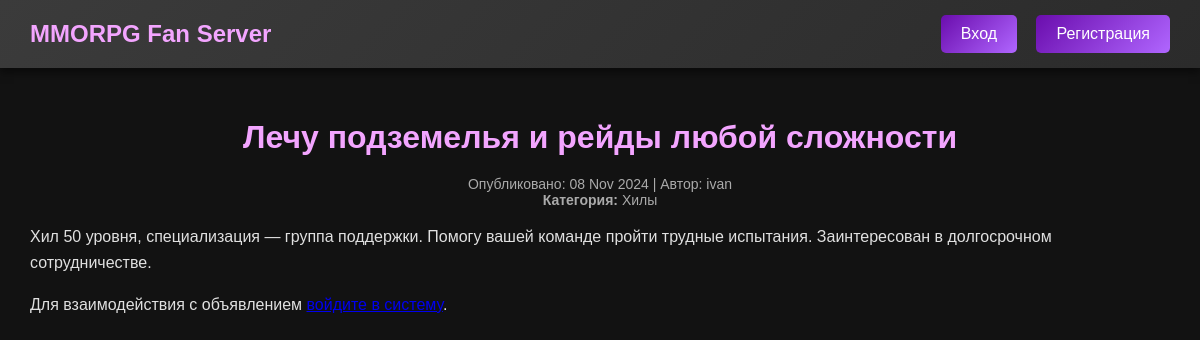
Screenshot of /ad/2/ with the database file from the repository.
### ads/models.py (models this page shows, shortened)
class Ad(models.Model): # объявления
    title = models.CharField(max_length=200)
    description = CKEditor5Field('Content', config_name='default')
    category = models.ForeignKey(Category, on_delete=models.CASCADE)
    author = models.ForeignKey(CustomUser, on_delete=models.CASCADE)
    created_at = models.DateTimeField(auto_now_add=True)
    updated_at = models.DateTimeField(auto_now=True)
    status = models.CharField(max_length=50, choices=[('published', 'Опубликовано'), ('draft', 'Черновик')])
    class Meta:
        ordering = ['-created_at']
        verbose_name = 'Объявление'
        verbose_name_plural = 'Объявления'

class CustomUser(AbstractUser): # расширенный пользователь
    info = models.TextField(max_length=255, blank=True, null=True)
    is_email_verified = models.BooleanField(default=False)
    avatar = models.ImageField(upload_to='avatars/', blank=True, null=True)
    is_subscribed = models.BooleanField(default=True)
    class Meta:
        verbose_name = 'Пользователь'
        verbose_name_plural = 'Пользователи'

class Category(models.Model): # категории
    name = models.CharField(max_length=50)
    def __str__(self):
        return self.name
    class Meta:
        verbose_name = 'Категория'
        verbose_name_plural = 'Категории'

### ads/views.py (the view)
# urls.py: path('ad/<int:pk>/', AdDetailView.as_view(), name='ad_detail'),
class AdDetailView(DetailView):
    model = Ad
    template_name = 'ads/ad_detail.html'
    context_object_name = 'ad'
    def get_context_data(self, **kwargs):
        context = super().get_context_data(**kwargs)
        context['form'] = ResponseForm()
        return context

### ads/templates/ads/ad_detail.html (shortened to what this page needs)
{% extends 'base.html' %}
{% block content %}
<div class="main-container">
    <div class="ad-detail">
        <h1>{{ ad.title }}</h1>
        <p class="ad-meta">
            Опубликовано: {{ ad.created_at|date:"d M Y" }} | Автор: {{ ad.author.username }}<br>
            <strong>Категория:</strong> {{ ad.category }}
        </p>
        <div class="ad-content">
            {{ ad.description|safe }}
        </div>
        <div class="ad-actions">
            {% if user.is_authenticated %}
                {% if ad.author == user %}
                    <a href="{% url 'create' %}?edit={{ ad.id }}" class="btn btn-primary">Редактировать</a>
                {% else %}
                    <button id="respondButton" class="btn btn-secondary">Откликнуться</button>
                {% endif %}
            {% else %}
                <p>Для взаимодействия с объявлением <a href="{% url 'login' %}">войдите в систему</a>.</p>
            {% endif %}
        </div>
    </div>
</div>
{% endblock %}

### static/css/styles.css (style rules this page uses)
body { background-color: #121212; color: #e0e0e0; font-family: Arial, sans-serif; margin: 0; padding: 0; }
.main-container { padding: 30px; max-width: 1200px; margin: auto; border-radius: 8px; }
.ad-detail h1 { font-size: 32px; color: #f3a5ff; text-align: center; margin-bottom: 20px; }
.ad-meta { color: #aaa; font-size: 14px; text-align: center; margin-bottom: 15px; }
.ad-content { font-size: 16px; color: #e0e0e0; line-height: 1.6; margin-bottom: 20px; }

### rows the page displays
Ad: title "Лечу подземелья и рейды любой сложности", created_at "08 Nov 2024", author.username "ivan", category "Хилы", description "Хил 50 уровня, специализация — группа поддержки. Помогу вашей команде пройти трудные испытания. Заинтересован в долгосрочном сотрудничестве."
